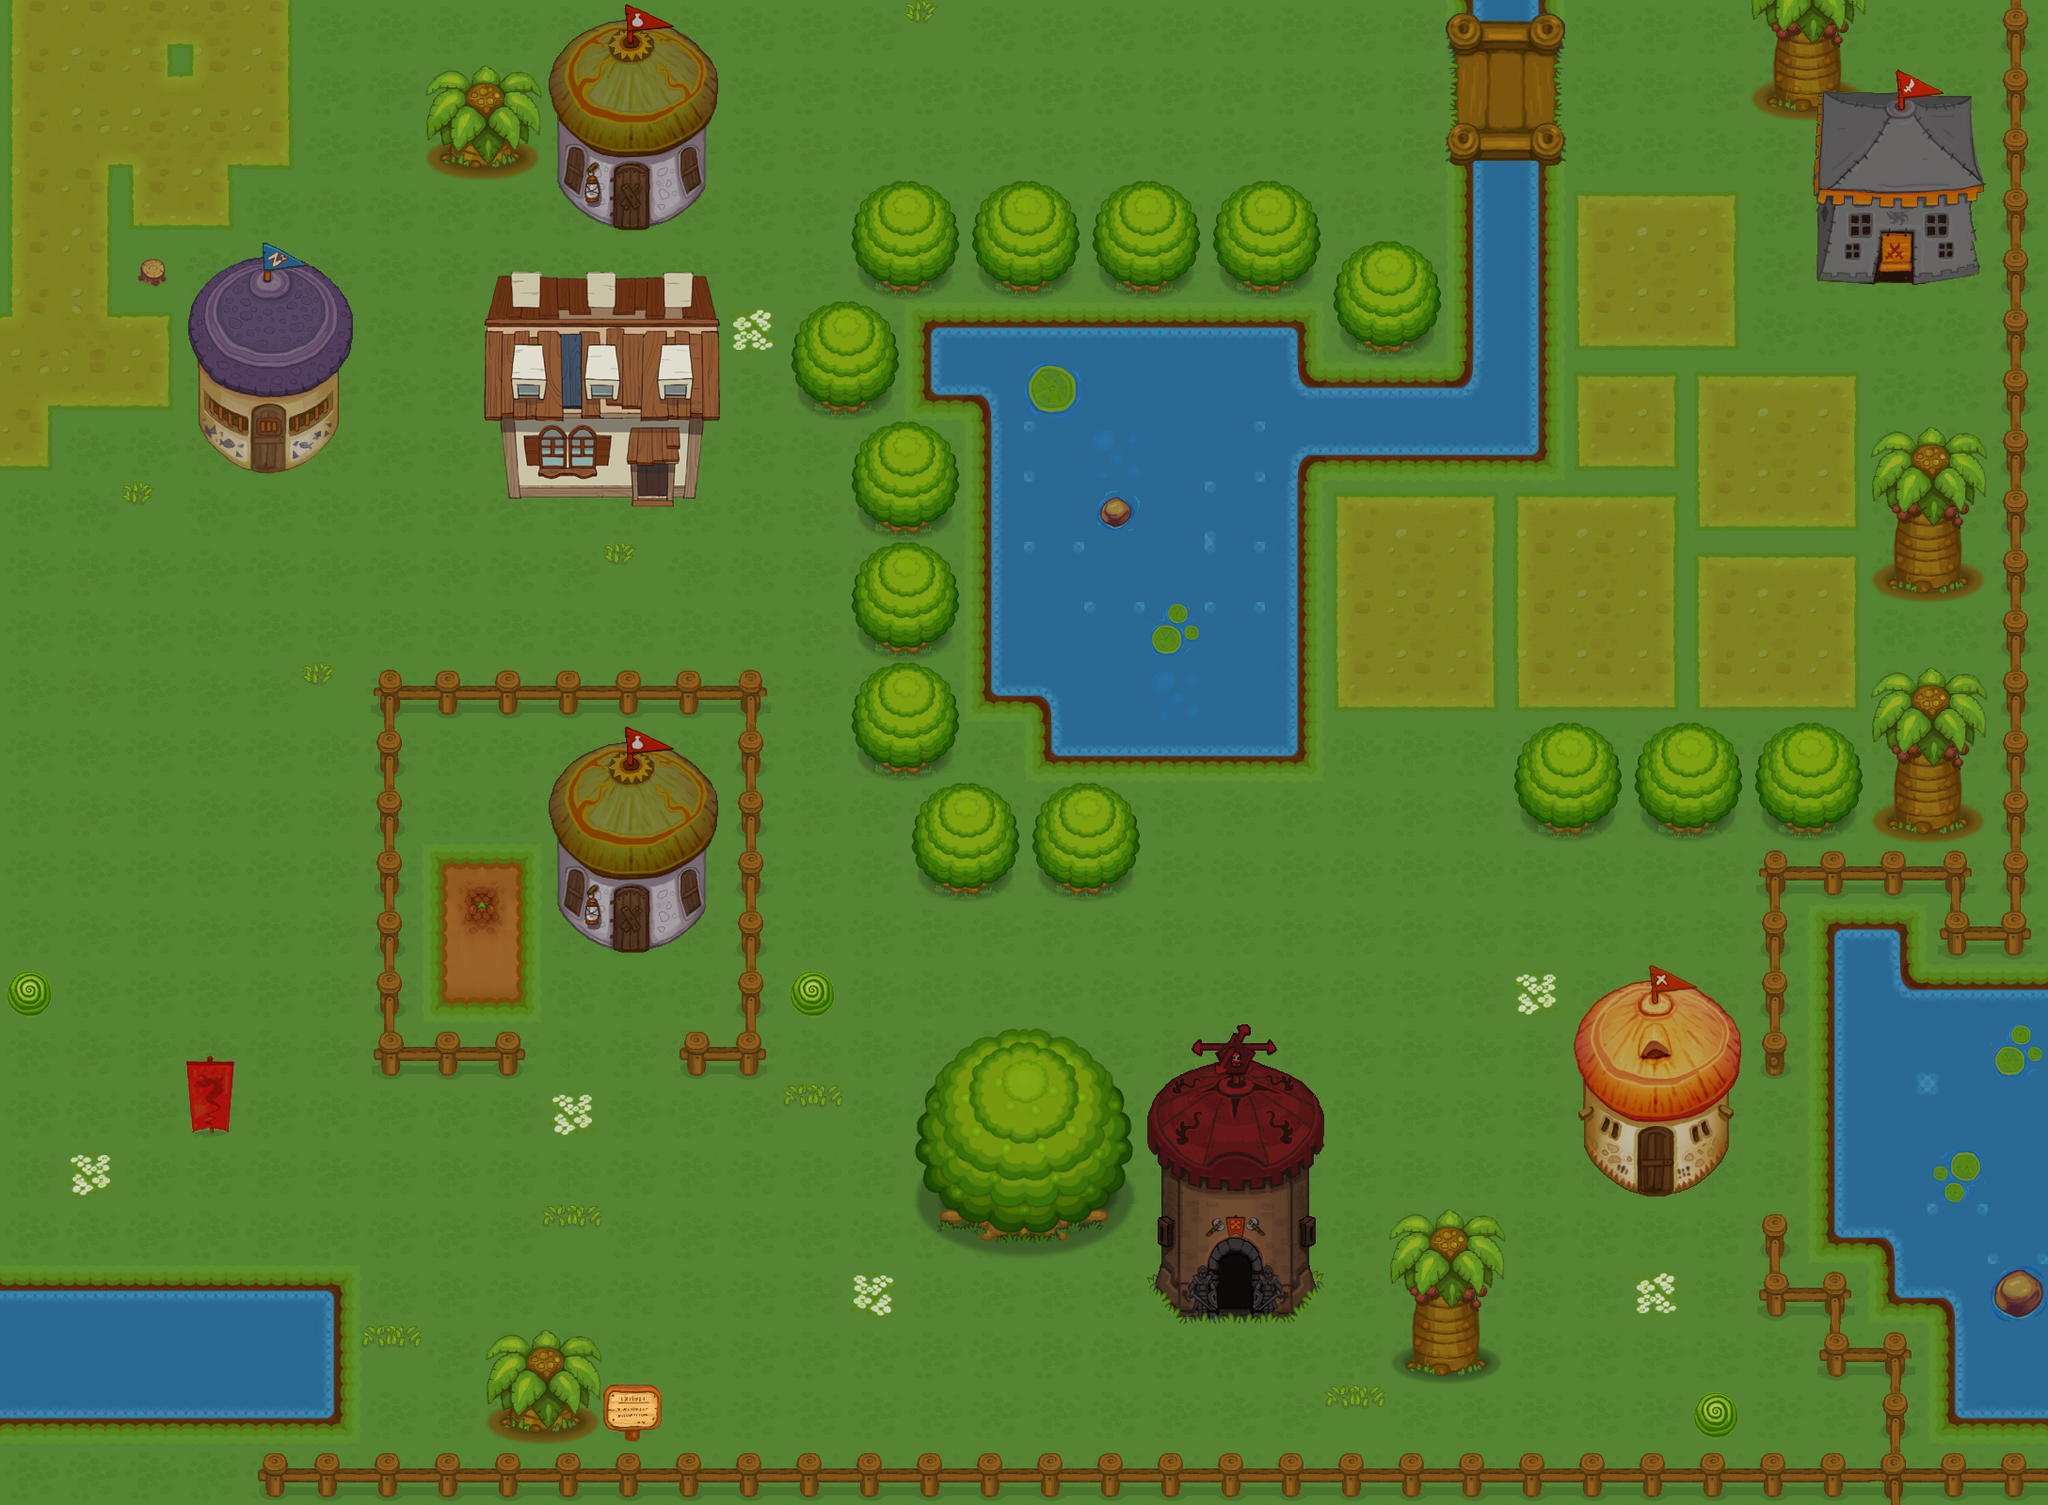

Rendered tile map (Tiled .tmx) drawn with the repository's tilesets; below, a short description and the map source with its tile grids summarised:
An orthogonal 34x25 tile map with 64x64 px tiles, 3 tile layers (块层 1, 块层 2, 块层 3), 1 hidden layer not drawn, 4 tilesets and 2 objects.

<map version="1.0" orientation="orthogonal" width="34" height="25" tilewidth="64" tileheight="64">
 <tileset firstgid="1" name="ForestTiles" tilewidth="64" tileheight="64">
  <image source="ForestTiles.png" width="384" height="5440" />
 </tileset>
 <tileset firstgid="511" name="DungeonTiles" tilewidth="64" tileheight="64">
  <image source="DungeonTiles.png" width="384" height="2688" />
 </tileset>
 <tileset firstgid="763" name="PathTiles" tilewidth="64" tileheight="64">
  <image source="PathTiles.png" width="128" height="64" />
  <tile id="0">
   <properties>
    <property name="Collidable" value="True" />
   </properties>
  </tile>
 </tileset>
 <tileset firstgid="765" name="BuildingsTiles1" tilewidth="64" tileheight="64">
  <image source="BuildingsTiles1.png" width="384" height="512" />
 </tileset>
 <layer name="块层 1" width="34" height="25">
  <data>[850 cells, 850 non-empty, 1 distinct tile ids]</data>
 </layer>
 <layer name="块层 2" width="34" height="25">
  <data>[850 cells, 515 non-empty, 152 distinct tile ids]</data>
 </layer>
 <layer name="块层 3" width="34" height="25">
  <data>[850 cells, 40 non-empty, 40 distinct tile ids]</data>
 </layer>
 <objectgroup name="对象层 1" width="34" height="25">
  <object x="65" y="769" width="190" height="193" />
  <object x="256" y="1216" width="192" height="192" />
 </objectgroup>
 <layer name="_path" width="34" height="25" visible="0">
  <data>[850 cells, 197 non-empty, 1 distinct tile ids]</data>
 </layer>
</map>